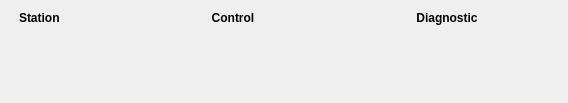
<?xml version="1.0" encoding="UTF-8"?>
<ui version="4.0">
 <class>Form</class>
 <widget class="QWidget" name="Form">
  <property name="geometry">
   <rect>
    <x>0</x>
    <y>0</y>
    <width>568</width>
    <height>103</height>
   </rect>
  </property>
  <property name="windowTitle">
   <string>XTCAV ATCA LLRF Stations</string>
  </property>
  <layout class="QVBoxLayout" name="verticalLayout">
   <item>
    <layout class="QVBoxLayout" name="verticalLayout_2">
     <item>
      <layout class="QHBoxLayout" name="horizontalLayout">
       <item>
        <widget class="QLabel" name="label_2">
         <property name="sizePolicy">
          <sizepolicy hsizetype="Fixed" vsizetype="Maximum">
           <horstretch>0</horstretch>
           <verstretch>0</verstretch>
          </sizepolicy>
         </property>
         <property name="minimumSize">
          <size>
           <width>100</width>
           <height>0</height>
          </size>
         </property>
         <property name="maximumSize">
          <size>
           <width>100</width>
           <height>16777215</height>
          </size>
         </property>
         <property name="font">
          <font>
           <weight>75</weight>
           <bold>true</bold>
          </font>
         </property>
         <property name="text">
          <string>Station</string>
         </property>
         <property name="alignment">
          <set>Qt::AlignLeading|Qt::AlignLeft|Qt::AlignVCenter</set>
         </property>
        </widget>
       </item>
       <item>
        <widget class="QLabel" name="label_3">
         <property name="sizePolicy">
          <sizepolicy hsizetype="Fixed" vsizetype="Maximum">
           <horstretch>0</horstretch>
           <verstretch>0</verstretch>
          </sizepolicy>
         </property>
         <property name="minimumSize">
          <size>
           <width>200</width>
           <height>0</height>
          </size>
         </property>
         <property name="maximumSize">
          <size>
           <width>200</width>
           <height>16777215</height>
          </size>
         </property>
         <property name="font">
          <font>
           <weight>75</weight>
           <bold>true</bold>
          </font>
         </property>
         <property name="text">
          <string>Control</string>
         </property>
         <property name="alignment">
          <set>Qt::AlignCenter</set>
         </property>
        </widget>
       </item>
       <item>
        <widget class="QLabel" name="label">
         <property name="sizePolicy">
          <sizepolicy hsizetype="Fixed" vsizetype="Maximum">
           <horstretch>0</horstretch>
           <verstretch>0</verstretch>
          </sizepolicy>
         </property>
         <property name="minimumSize">
          <size>
           <width>200</width>
           <height>0</height>
          </size>
         </property>
         <property name="maximumSize">
          <size>
           <width>200</width>
           <height>16777215</height>
          </size>
         </property>
         <property name="font">
          <font>
           <weight>75</weight>
           <bold>true</bold>
          </font>
         </property>
         <property name="text">
          <string>Diagnostic</string>
         </property>
         <property name="alignment">
          <set>Qt::AlignCenter</set>
         </property>
        </widget>
       </item>
      </layout>
     </item>
     <item>
      <widget class="PyDMTemplateRepeater" name="PyDMTemplateRepeater">
       <property name="toolTip">
        <string/>
       </property>
       <property name="frameShape">
        <enum>QFrame::NoFrame</enum>
       </property>
       <property name="layoutSpacing" stdset="0">
        <number>0</number>
       </property>
       <property name="countShownInDesigner" stdset="0">
        <number>1</number>
       </property>
       <property name="templateFilename" stdset="0">
        <string>xtcav_station_item.ui</string>
       </property>
       <property name="dataSource" stdset="0">
        <string>xtcav_stations_b15_test.json</string>
       </property>
      </widget>
     </item>
    </layout>
   </item>
  </layout>
 </widget>
 <customwidgets>
  <customwidget>
   <class>PyDMTemplateRepeater</class>
   <extends>QFrame</extends>
   <header>pydm.widgets.template_repeater</header>
  </customwidget>
 </customwidgets>
 <resources/>
 <connections/>
</ui>
